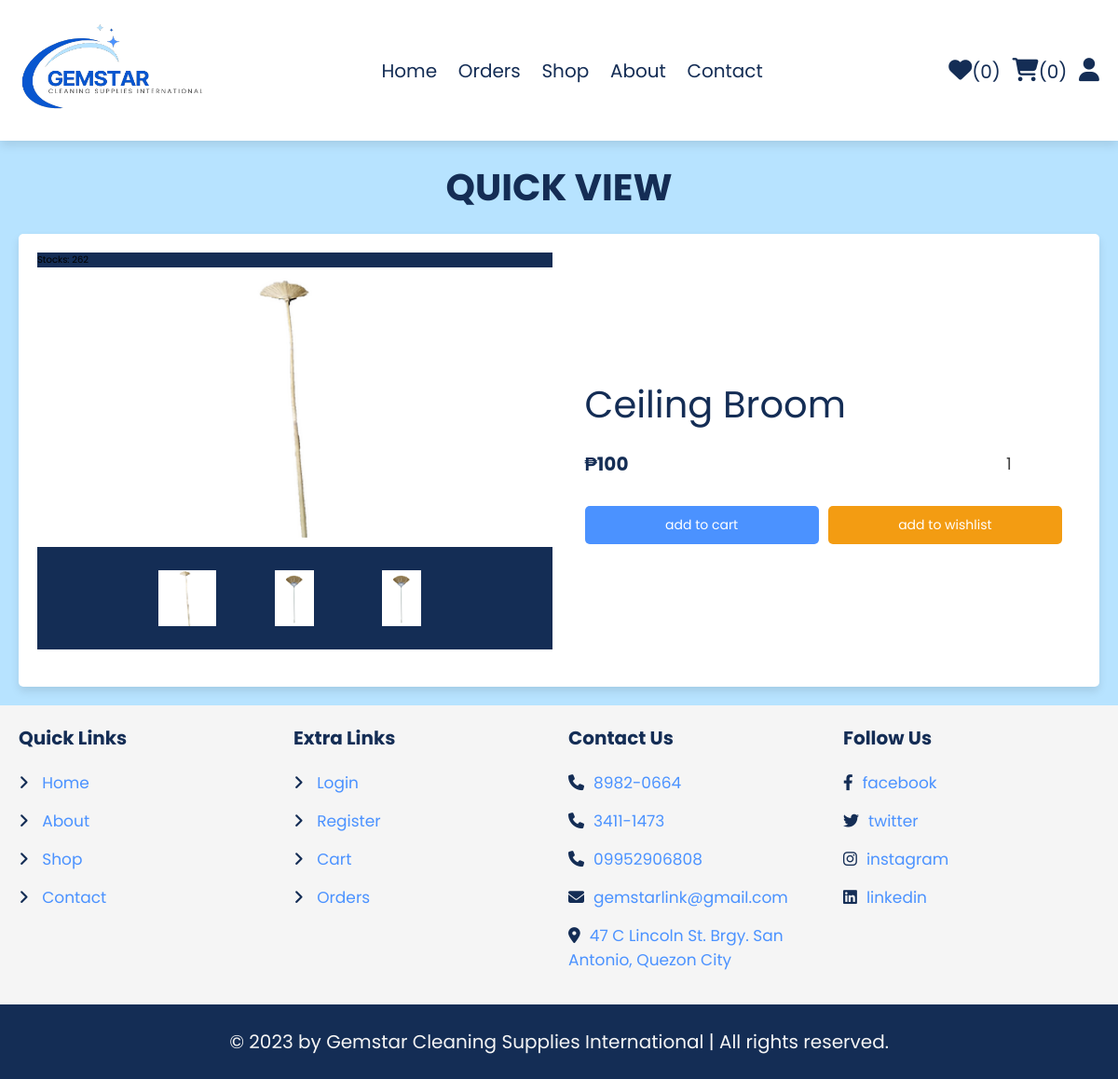
Screenshot of /quick_view.php?pid=5189 with the database file from the repository.
### tables this page shows
CREATE TABLE IF NOT EXISTS `products` (
  `id` int(100) NOT NULL AUTO_INCREMENT,
  `Productline_ID` int(11) NOT NULL,
  `ProductlineName` varchar(255) NOT NULL DEFAULT '',
  `name` varchar(100) NOT NULL,
  `details` varchar(500) NOT NULL,
  `price` int(10) NOT NULL,
  `image_01` varchar(100) NOT NULL,
  `image_02` varchar(100) NOT NULL,
  `image_03` varchar(100) NOT NULL,
  `product_stock` int(255) DEFAULT NULL,
  PRIMARY KEY (`id`)
);

### quick_view.php (the view, shortened to what this page needs)
<?php
include 'components/connect.php';
?>
<!DOCTYPE html>
<html lang="en">
<head>
   <link rel="stylesheet" href="https://cdnjs.cloudflare.com/ajax/libs/font-awesome/6.1.1/css/all.min.css">
   <link rel="stylesheet" href="css/style.css">
</head>
<body>
<?php include 'components/user_header.php'; ?>
<section class="quick-view">
   <h1 class="heading">quick view</h1>
   <?php
     $pid = $_GET['pid'];
     $select_products = $conn->prepare("SELECT * FROM `products` WHERE id = ?");
     $select_products->execute([$pid]);
     if($select_products->rowCount() > 0){
      while($fetch_product = $select_products->fetch(PDO::FETCH_ASSOC)){
   ?>
   <form action="" method="post" class="box">
      <div class="row">
         <div class="image-container">
         <span class="stocks">Stocks: <span><?= $fetch_product['product_stock']; ?></span></span>
         <div class="boxes">
            <div class="main-image">
               <img src="uploaded_img/<?= $fetch_product['image_01']; ?>" alt="">
            </div>
         </div>
            <div class="sub-image">
               <img src="uploaded_img/<?= $fetch_product['image_01']; ?>" alt="">
               <img src="uploaded_img/<?= $fetch_product['image_02']; ?>" alt="">
               <img src="uploaded_img/<?= $fetch_product['image_03']; ?>" alt="">
            </div>
         </div>
         <div class="content">
            <div class="name"><?= $fetch_product['name']; ?></div>
            <div class="flex">
               <div class="price"><span>₱</span><?= $fetch_product['price']; ?><span></span></div>
               <input type="number" name="qty" class="qty" min="1" max="99" onkeypress="if(this.value.length == 2) return false;" value="1">
            </div>
            <div class="flex-btn">
               <input type="submit" value="add to cart" class="btn <?= ($fetch_product['product_stock'] > 0)?'':'disabled'; ?>" name="add_to_cart">
               <input class="option-btn" type="submit" name="add_to_wishlist" value="add to wishlist">
            </div>
         </div>
      </div>
   </form>
   <?php
      }
   }else{
      echo '<p class="empty">no products added yet!</p>';
   }
   ?>
</section>
<?php include 'components/footer.php'; ?>
</body>
</html>

### css/style.css (style rules this page uses)
:root { --main-color:#142d55; --black:#444; --lightblue:#4b92ff; --aquamarine:#57e3ff; --blue: #0856cf; --white:#fff; --light-color:#B7E3FF; --light-bg:#f5f5f5; --orange:#f39c12; --red: #ff6969; --box-shadow:0 .5rem 1rem rgba(0,0,0,.1); --modal-duration: 1s; --modal-color: #428bca; }
* { font-family: 'Poppins', sans-serif; margin:0; padding:0; box-sizing: border-box; outline: none; border:none; text-decoration: none; }
html { font-size: 62.5%; overflow-x: hidden; }
body { background-color: var(--light-color); }
section { padding:2rem; min-width: 100%; margin:0; border-radius: 2rem; }
.heading { font-size: 4rem; color:var(--main-color); margin-bottom: 2rem; text-align: center; text-transform: uppercase; }
.btn, .btns, .delete-btn, .option-btn { display: flex; width: 100%; margin-top: 1.2rem; border-radius: .5rem; padding:1rem 3rem; font-size: 1.4rem; color:var(--white); cursor: pointer; text-align: center; justify-content: center; align-items: flex-end; }
.btn { background-color: var(--lightblue); }
.option-btn { background-color: var(--orange); }
.flex-btn { display: flex; gap:1rem; }
.quick-view form { padding:2rem; border-radius: .5rem; border:var(--border); background-color: var(--white); box-shadow: var(--box-shadow); margin-top: 1rem; }
.quick-view form .row { display: flex; align-items: center; gap:1.5rem; flex-wrap: wrap; }
.quick-view form .row .image-container { margin-bottom: 2rem; flex:1 1 40rem; background-color: #142D55; }
.quick-view form .row .image-container .boxes { height: 30rem; width: 100%; background-color: var(--white); }
.quick-view form .row .image-container .main-image img { height: 30rem; width: 100%; object-fit: contain; padding:1rem 0rem; }
.quick-view form .row .image-container .sub-image { display: flex; gap:1.5rem; justify-content: center; margin-top: 2rem; }
.quick-view form .row .image-container .sub-image img { height: 7rem; width: 10rem; object-fit: contain; padding:.5rem; border:var(--border); cursor: pointer; transition: .2s linear; }
.quick-view form img { width: 100%; height: 20rem; object-fit: contain; margin-bottom: 2rem; }
.quick-view form .row .content { flex:1 1 40rem; padding:2rem; }
.quick-view form .row .content .name { font-size: 4rem; color:var(--main-color); }
.quick-view form .row .flex { display: flex; align-items: center; justify-content: space-between; gap:1rem; margin:1rem 0; }
.quick-view form .row .flex .qty { width: 7rem; padding:1rem; border:var(--border); font-size: 1.8rem; color:var(--black); border-radius: .5rem; }
.quick-view form .row .flex .price { color:var(--main-color); font-weight: bold; font-size: 2rem; }

### rows the page displays
products: product_stock "262", image_01 (picture), image_02 (picture), image_03 (picture), name "Ceiling Broom", price "100", add_to_cart "add to cart"

### other values shown
$total_wishlist_counts "0"
$total_cart_counts "0"
